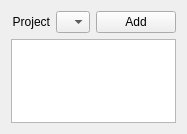
           <widget class="QWidget" name="prj_wdg">
            <property name="geometry">
             <rect>
              <x>0</x>
              <y>0</y>
              <width>187</width>
              <height>134</height>
             </rect>
            </property>
            <attribute name="label">
             <string>Project - None</string>
            </attribute>
            <layout class="QGridLayout" name="gridLayout_9">
             <item row="0" column="0">
              <layout class="QGridLayout" name="prj_grid_lyt" columnstretch="0,1,0">
               <property name="sizeConstraint">
                <enum>QLayout::SetMinimumSize</enum>
               </property>
               <item row="1" column="0" colspan="3">
                <widget class="QListWidget" name="prj_lw"/>
               </item>
               <item row="0" column="0">
                <widget class="QLabel" name="prj_lbl">
                 <property name="text">
                  <string>Project</string>
                 </property>
                 <property name="alignment">
                  <set>Qt::AlignRight|Qt::AlignTrailing|Qt::AlignVCenter</set>
                 </property>
                </widget>
               </item>
               <item row="0" column="1">
                <widget class="QComboBox" name="prj_cb">
                 <property name="sizePolicy">
                  <sizepolicy hsizetype="Minimum" vsizetype="Fixed">
                   <horstretch>0</horstretch>
                   <verstretch>0</verstretch>
                  </sizepolicy>
                 </property>
                 <property name="sizeAdjustPolicy">
                  <enum>QComboBox::AdjustToMinimumContentsLength</enum>
                 </property>
                </widget>
               </item>
               <item row="0" column="2">
                <widget class="QPushButton" name="addprj_btn">
                 <property name="focusPolicy">
                  <enum>Qt::NoFocus</enum>
                 </property>
                 <property name="text">
                  <string>Add</string>
                 </property>
                </widget>
               </item>
              </layout>
             </item>
            </layout>
           </widget>
